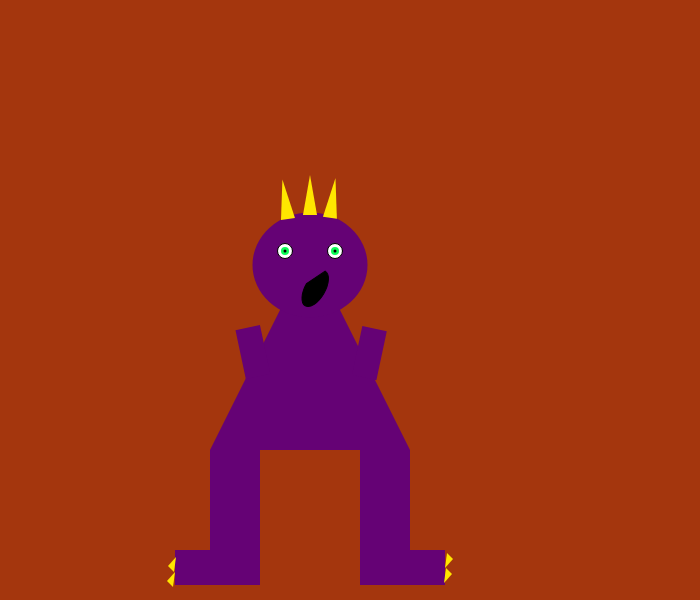
Frame 1 (no input)
Frame 60 (no input): identical to frame 1, image omitted
Frame 120 (the mouse pressed at the canvas centre since frame 60): identical to frame 1, image omitted

The p5.js sketch that drew this single still picture (run headless with seeded random() and noise() and a simulated clock; from frame 60 on, the mouse is pressed at the canvas centre):

// p5.js sketch
// ── sketch.js
function setup() {
    // create a canvas to draw my portrait on
    createCanvas( 700, 600 );
}

function draw() {
    // set the background color
        background( 'rgb(164, 54, 13)' );

        /* main sandbox */
        push();

        // set the grid center
        // to canvas center

        translate (110, 150);

        /* body */

        push();

        fill ( 'rgb(101, 2, 117)' );
noStroke();
        triangle (100, 300, 200, 100, 300, 300);
        pop();

        /* left leg */
        push();
        fill ( 'rgb(101, 2, 117)' );
noStroke();
        rect (100,300, 50, 100) ;
        pop();

        /* right leg */
        push();
        fill ( 'rgb(101, 2, 117)' );
noStroke();
        rect (250,300, 50, 100) ;
        pop();


        /* left foot */
        push();
              translate (100, 300);
        fill ( 'rgb(101, 2, 117)' );
        noStroke();
        rect (-35,100,85,35);


        /* left toes*/
        //toe 1
        translate (-30,110);
        fill ( 'rgb(255, 230, 0)' );
        noStroke ();
         triangle (-6, 12, -12, 6, -4, -3);
//toe 2
         translate (-1,15);
         fill ( 'rgb(255, 230, 0)' );
         noStroke ();
          triangle (-6, 12, -12, 6, -4, -3);

pop();

/* right foot */

push();

translate (250,300);
fill ( 'rgb(101, 2, 117)' );
noStroke();
rect (0,100,85,35);

/* right toes*/
//toe 1
translate (80,130);
rotate(PI);
fill ( 'rgb(255, 230, 0)' );
noStroke ();
triangle (-6, 12, -12, 6, -4, -3);

//toe 2
 translate (-1,15);
 fill ( 'rgb(255, 230, 0)' );
 noStroke ();
  triangle (-6, 12, -12, 6, -4, -3);

pop();


/* head */

push();

 translate (60,20);
fill ( 'rgb(101, 2, 117)' );
noStroke();
ellipse(140,95,115,105);


//horn 1
fill ( 'rgb(255, 230, 0)' );
noStroke();
rotate( radians (180) );
 arc( -140, -5, 240, 80, radians(260), radians(280) );

 //horn 2
 fill ( 'rgb(255, 230, 0)' );
 noStroke();
 rotate( radians (-8) );
  arc( -110, -25, 240, 80, radians(260), radians(280) );

  //horn 3
  fill ( 'rgb(255, 230, 0)' );
  noStroke();
  rotate( radians (16) );
   arc( -165, 15, 240, 80, radians(260), radians(280) );
pop();

/* left arm */

push();
translate (35,-5);
rotate( radians(-12) );
fill ( 'rgb(101, 2, 117)' );
noStroke();
rect (50,200, 25, 50) ;

pop();


/* right arm */

push();
translate (245,-30);
rotate( radians(12) );
fill ( 'rgb(101, 2, 117)' );
noStroke();
rect (50,200, 25, 50) ;

pop();

/* face */
//left eye

push();
translate (175,100);
fill ( 'rgb(255, 255, 255)' );
ellipse(0,1,15,15);

pop();
//left eye ball

push();
translate (175,100);
fill ( 'rgb(13, 252, 87)' );
noStroke();
ellipse(0,1,8,8);

pop();

//left eye pupil
push();
translate (175,100);
fill ( 'rgb(0, 0, 0)' );
noStroke();
ellipse(0,1,3,3);

pop();

//right eye

push();
translate (225,100);
fill ( 'rgb(255, 255, 255)' );
ellipse(0,1,15,15);

pop();

//right eye ball

push();
translate (225,100);
fill ( 'rgb(13, 252, 87)' );
noStroke();
ellipse(0,1,8,8);

pop();

//right eye pupil
push();
translate (225,100);
fill ( 'rgb(0, 0, 0)' );
noStroke();
ellipse(0,1,3,3);

pop();


//mouth

push();

translate(60,20);
fill ( 'rgb(0, 0, 0)' );
rotate (radians(300)) ;
arc( -30, 185, 40, 20, radians(0), radians(270), CHORD );



pop();










        /* main sandbox end */
        pop();

      }
